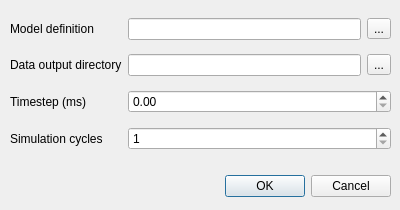
<?xml version="1.0" encoding="UTF-8"?>
<ui version="4.0">
 <class>ModelSetupDialog</class>
 <widget class="QDialog" name="ModelSetupDialog">
  <property name="geometry">
   <rect>
    <x>0</x>
    <y>0</y>
    <width>400</width>
    <height>210</height>
   </rect>
  </property>
  <property name="windowTitle">
   <string>Model setup</string>
  </property>
  <widget class="QDialogButtonBox" name="buttonBox">
   <property name="geometry">
    <rect>
     <x>50</x>
     <y>170</y>
     <width>341</width>
     <height>32</height>
    </rect>
   </property>
   <property name="orientation">
    <enum>Qt::Horizontal</enum>
   </property>
   <property name="standardButtons">
    <set>QDialogButtonBox::Cancel|QDialogButtonBox::Ok</set>
   </property>
  </widget>
  <widget class="QWidget" name="layoutWidget">
   <property name="geometry">
    <rect>
     <x>10</x>
     <y>10</y>
     <width>381</width>
     <height>151</height>
    </rect>
   </property>
   <layout class="QGridLayout" name="gridLayout">
    <item row="0" column="0">
     <widget class="QLabel" name="label">
      <property name="text">
       <string>Model definition</string>
      </property>
     </widget>
    </item>
    <item row="0" column="1">
     <widget class="QLineEdit" name="modelfile"/>
    </item>
    <item row="0" column="2">
     <widget class="QToolButton" name="modelfile_browse">
      <property name="text">
       <string>...</string>
      </property>
     </widget>
    </item>
    <item row="1" column="0">
     <widget class="QLabel" name="label_3">
      <property name="text">
       <string>Data output directory</string>
      </property>
     </widget>
    </item>
    <item row="1" column="1">
     <widget class="QLineEdit" name="outdir"/>
    </item>
    <item row="1" column="2">
     <widget class="QToolButton" name="outdir_browse">
      <property name="text">
       <string>...</string>
      </property>
     </widget>
    </item>
    <item row="2" column="0">
     <widget class="QLabel" name="label_2">
      <property name="text">
       <string>Timestep (ms)</string>
      </property>
     </widget>
    </item>
    <item row="2" column="1" colspan="2">
     <widget class="QDoubleSpinBox" name="dt">
      <property name="maximum">
       <double>1000.000000000000000</double>
      </property>
      <property name="singleStep">
       <double>0.100000000000000</double>
      </property>
     </widget>
    </item>
    <item row="3" column="0">
     <widget class="QLabel" name="label_4">
      <property name="text">
       <string>Simulation cycles</string>
      </property>
     </widget>
    </item>
    <item row="3" column="1" colspan="2">
     <widget class="QSpinBox" name="simCycles">
      <property name="toolTip">
       <string>&lt;html&gt;&lt;head/&gt;&lt;body&gt;&lt;p&gt;Number of computation cycles per time step. Higher values improve modelling accuracy, but increase simulation time requirements roughly linearly.&lt;/p&gt;&lt;/body&gt;&lt;/html&gt;</string>
      </property>
      <property name="minimum">
       <number>1</number>
      </property>
      <property name="maximum">
       <number>1000</number>
      </property>
     </widget>
    </item>
   </layout>
  </widget>
 </widget>
 <resources/>
 <connections>
  <connection>
   <sender>buttonBox</sender>
   <signal>accepted()</signal>
   <receiver>ModelSetupDialog</receiver>
   <slot>accept()</slot>
   <hints>
    <hint type="sourcelabel">
     <x>248</x>
     <y>254</y>
    </hint>
    <hint type="destinationlabel">
     <x>157</x>
     <y>274</y>
    </hint>
   </hints>
  </connection>
  <connection>
   <sender>buttonBox</sender>
   <signal>rejected()</signal>
   <receiver>ModelSetupDialog</receiver>
   <slot>reject()</slot>
   <hints>
    <hint type="sourcelabel">
     <x>316</x>
     <y>260</y>
    </hint>
    <hint type="destinationlabel">
     <x>286</x>
     <y>274</y>
    </hint>
   </hints>
  </connection>
 </connections>
</ui>
